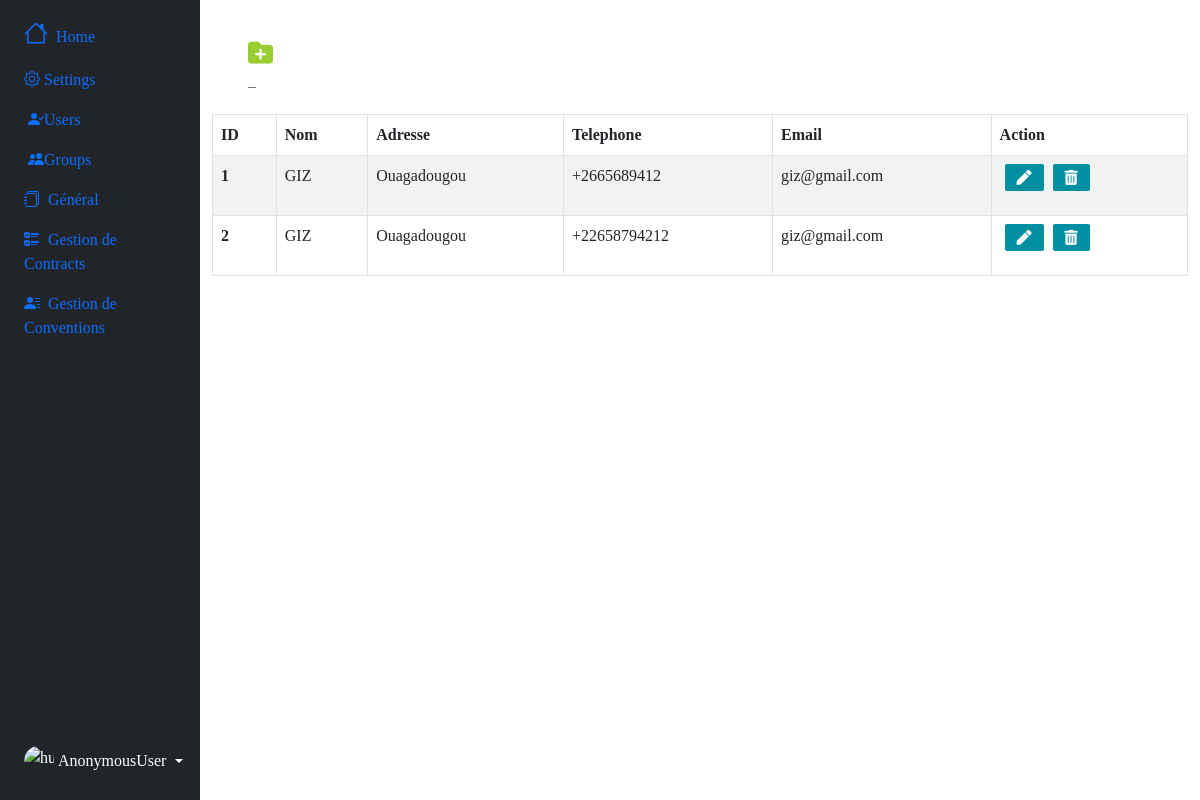
Page /gestioncontrat/partenaire on the committed database.
### gestioncontrat/models.py (models this page shows, shortened)
class Partenaire(models.Model):
    nom = models.CharField(max_length=100, null=True, blank=True)
    address = models.CharField(max_length=100, null=True, blank=True)
    telephone = models.CharField(max_length=100, null=True, blank=True)
    email = models.EmailField(null=True, blank=True)

### gestioncontrat/views.py (the view)
# urls.py: path('gestioncontrat/partenaire', views.partenaire, name="partenaire"),
def partenaire(request):
    partenaires = Partenaire.objects.all()
    context={"partenaires":partenaires}
    return render(request, 'gestioncontrat/partenaire.html', context)

### gestioncontrat/templates/gestioncontrat/partenaire.html (shortened to what this page needs)
{% extends 'index.html' %}
{% load bootstrap_icons %}
{% block btn %}
					<a href="{% url 'add_part' %}" class="btn-outline-secondary"style="width: 50px; height: 50px; margin-right: 30px;" title="Add Partenaire">
						<i style="color: yellowgreen; font-size: 25px; " class="fa-sharp fa-solid fa-folder-plus"></i> &nbsp;&nbsp;
					</a>
{% endblock btn %}
{% block main%}
<table table id="example" class="table table-striped table-bordered" style="width:100%">
  <thead>
    <tr>
      <th scope="col">ID</th>
      <th scope="col">Nom</th>
      <th scope="col">Adresse</th>
      <th scope="col">Telephone</th>
      <th scope="col">Email</th>
      <th scope="col">Action</th>
    </tr>
  </thead>
  <tbody>
    {% for partenaire in partenaires %}
    <tr>
      <th scope="row">{{partenaire.id}}</th>
      <td>{{partenaire.nom}}</td>
      <td>{{partenaire.address}}</td>
      <td>{{partenaire.telephone}}</td>
      <td>{{partenaire.email}}</td>
      <td>
        <a href="{% url 'edit_part' partenaire.id %}" class="btn btn-success text-center" title="Edit Partenaire">
            <i style="font-size: 15px;" class="fas fa-pen"></i>
        </a>
        <a class="btn btn-secondary text-center" title="Delete Partenaire" data-bs-toggle="modal" data-bs-target="#deleteModal{{partenaire.id}}">
            <i style="font-size: 15px;" class="fas fa-trash-alt"></i>
        </a>
    </td>
    </tr>
    {% endfor %}
  </tbody>
</table>
  {% endblock main%}

### contrat/static/css/index.css (style rules this page uses)
* { padding: 0; margin: 0; box-sizing: border-box; list-style-type: none; text-decoration: none; font-family: "verdana"; }
.btn { background-color: #008ea1; border-radius: 2px; color: #fff; font-size: .3rem; border: none; cursor: pointer; margin-bottom: 1rem; margin-left: 5px; }

### rows in the picture
Partenaire: id "1", nom "GIZ", address "Ouagadougou", telephone "+2665689412", email "giz@gmail.com"
Partenaire: id "2", nom "GIZ", address "Ouagadougou", telephone "+22658794212", email "giz@gmail.com"

### other values in the picture
{{ request.user }} "AnonymousUser"
